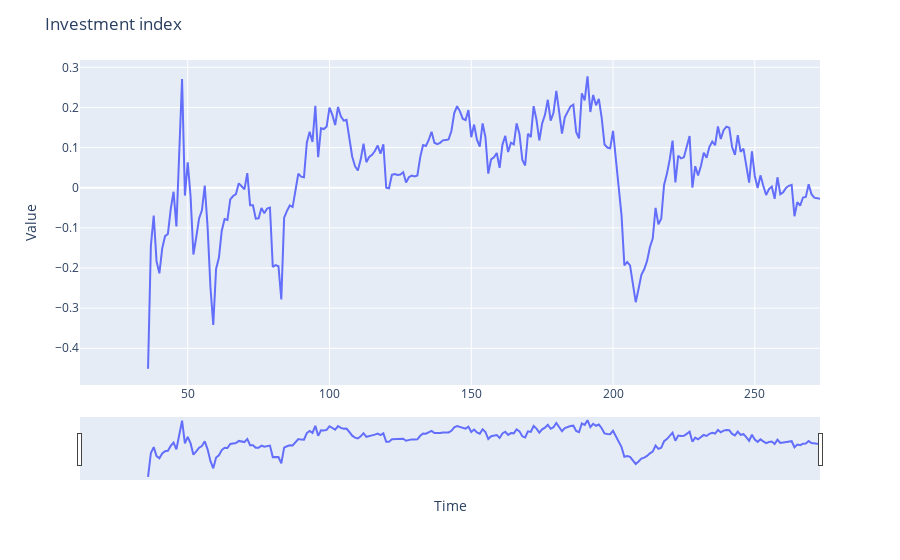

The cell this chart's notebook holds for it:
### Code cell
fig = px.line(x=invest.index[12:], y=seasonal_diff)
fig.update_layout(title='Investment index',
                   xaxis_title='Time',
                   yaxis_title='Value');
fig.update_xaxes(rangeslider_visible=True);
fig.show()

### Figure 1 — Plotly figure (JSON) as saved in the notebook; plotly's stock layout.template omitted (floating-point values rounded to 4 significant figures; data arrays with more than 128 entries replaced by an {"elided": "..."} marker saying what was removed)
{"data": [{"hovertemplate": "x=%{x}<br>y=%{y}<extra></extra>", "legendgroup": "", "line": {"color": "#636efa", "dash": "solid"}, "mode": "lines", "name": "", "orientation": "v", "showlegend": false, "type": "scatter", "x": {"elided": "262 int values"}, "xaxis": "x", "y": {"elided": "262 float values"}, "yaxis": "y"}], "layout": {"legend": {"tracegroupgap": 0}, "margin": {"t": 60}, "title": {"text": "Investment index"}, "xaxis": {"anchor": "y", "domain": [0, 1], "rangeslider": {"visible": true}, "title": {"text": "Time"}}, "yaxis": {"anchor": "x", "domain": [0, 1], "title": {"text": "Value"}}}}
